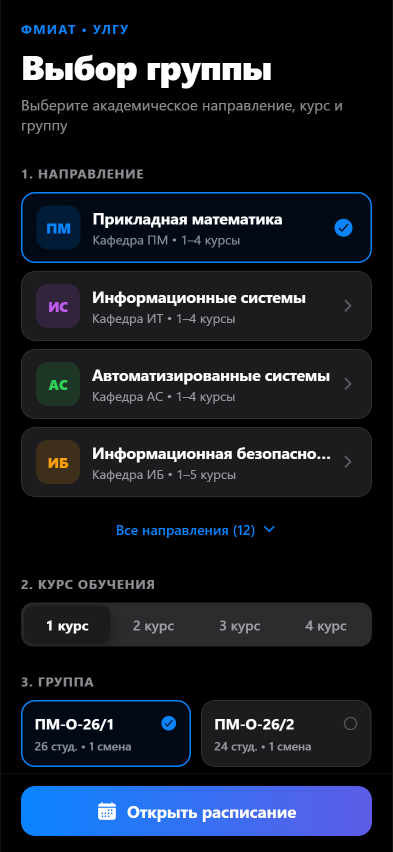
#> input picture assets/screenshots/1_group_selection.png, 786 x 1704 px, found by its file name (shown at 1/2 size)
$ python generate_showcase.py
#> lines starting #> are read from the running program, lines starting #| are printed output that depends on the picture; after the words box and inside, x2 and y2 are one past the last pixel; in counts of white or black regions, pixels touching at a corner belong together
import os
from PIL import Image, ImageDraw, ImageFont, ImageFilter

OUTPUT_BANNER = os.path.abspath("assets/showcase_github.png")
SCREENSHOTS_DIR = os.path.abspath("assets/screenshots")

WIDTH = 2100
HEIGHT = 3100
BG_COLOR = (13, 17, 23)  # #0D1117 (GitHub Dark)

SCREENS_DATA = [
    {
        "file": "1_group_selection.png",
        "title": "1. Выбор группы",
        "subtitle": "3-уровневый фильтр: кафедра, курс и группа",
        "tag": "ONBOARDING"
    },
    {
        "file": "2_schedule_day.png",
        "title": "2. Дневное расписание",
        "subtitle": "Лента дат, индикаторы пар и таймер в реальном времени",
        "tag": "SCHEDULE"
    },
    {
        "file": "3_lesson_detail.png",
        "title": "3. Детали занятия",
        "subtitle": "Форм-шит модалка, преподаватель, аудитория и заметки",
        "tag": "LESSON MODAL"
    },
    {
        "file": "4_weekly_grid.png",
        "title": "4. Сетка недели",
        "subtitle": "6-дневный обзор нагрузки понедельник–суббота",
        "tag": "WEEKLY MATRIX"
    },
    {
        "file": "5_search_rooms.png",
        "title": "5. Поиск и аудитории",
        "subtitle": "Каталог преподавателей и детектор свободных залов",
        "tag": "DIRECTORY & ROOMS"
    },
    {
        "file": "6_settings.png",
        "title": "6. Настройки",
        "subtitle": "Темы OLED/Charcoal, подгруппы и размер кэша",
        "tag": "PREFERENCES"
    }
]

def get_font(name="segoeuib.ttf", size=24):
    font_path = os.path.join(r"C:\Windows\Fonts", name)
    if os.path.exists(font_path):
        return ImageFont.truetype(font_path, size)
    return ImageFont.load_default()

def create_rounded_mask(size, radius):
    mask = Image.new("L", size, 0)
    draw = ImageDraw.Draw(mask)
    draw.rounded_rectangle([(0, 0), size], radius=radius, fill=255)
    return mask

def make_device_frame(screenshot_img, target_width=520, target_height=1127):
    # Resize screenshot
    resized_screen = screenshot_img.resize((target_width, target_height), Image.Resampling.LANCZOS)

    # Screen rounded corners
    screen_radius = 36
    mask = create_rounded_mask((target_width, target_height), screen_radius)

    # Outer frame dimensions
    bezel = 14
    frame_w = target_width + bezel * 2
    frame_h = target_height + bezel * 2
    frame_radius = screen_radius + bezel

    # Base frame image with transparency
    frame_img = Image.new("RGBA", (frame_w, frame_h), (0, 0, 0, 0))
    draw = ImageDraw.Draw(frame_img)

    # Draw phone chassis (Titanium Dark)
    chassis_color = (33, 38, 45)      # #21262D
    border_color = (65, 75, 90)       # #414B5A

    draw.rounded_rectangle(
        [(0, 0), (frame_w - 1, frame_h - 1)],
        radius=frame_radius,
        fill=chassis_color,
        outline=border_color,
        width=3
    )

    # Inner border line
    draw.rounded_rectangle(
        [(bezel - 1, bezel - 1), (frame_w - bezel, frame_h - bezel)],
        radius=screen_radius + 1,
        outline=(15, 18, 22),
        width=2
    )

    # Paste masked screenshot
    frame_img.paste(resized_screen, (bezel, bezel), mask)

    # Draw Dynamic Island on top
    di_w, di_h = 110, 26
    di_x = (frame_w - di_w) // 2
    di_y = bezel + 10
    draw.rounded_rectangle(
        [(di_x, di_y), (di_x + di_w, di_y + di_h)],
        radius=13,
        fill=(0, 0, 0),
        outline=(25, 25, 28),
        width=1
    )
    # Speaker / camera subtle dots
    draw.ellipse([(di_x + di_w - 22, di_y + 8), (di_x + di_w - 12, di_y + 18)], fill=(12, 14, 25))

    return frame_img

def main():
    print("Generating showcase banner...")
    banner = Image.new("RGBA", (WIDTH, HEIGHT), (*BG_COLOR, 255))
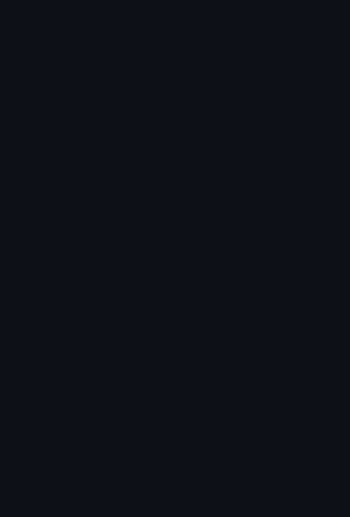
#> banner: PIL image 2100x3100 RGBA (shown at 1/6 size); mean R, G, B, A 13, 17, 23, 255
    draw = ImageDraw.Draw(banner)

    # Draw subtle top ambient glow
    glow_color = (16, 32, 60)
    for r in range(400, 0, -20):
        alpha = int(35 * (r / 400))
        draw.ellipse([(WIDTH // 2 - r * 2, -r), (WIDTH // 2 + r * 2, r * 2)], fill=(10, 84, 255, alpha))

    # Header Fonts
    font_badge = get_font("segoeuib.ttf", 18)
    font_title = get_font("segoeuib.ttf", 64)
    font_sub = get_font("segoeui.ttf", 24)
    font_card_tag = get_font("segoeuib.ttf", 16)
    font_card_title = get_font("segoeuib.ttf", 30)
    font_card_sub = get_font("segoeui.ttf", 20)

    # Top Tag Badge
    badge_text = "ULSU MOBILE SCHEDULE • AUTUMN 2026/2027"
    badge_w = 460
    badge_h = 36
    badge_x = (WIDTH - badge_w) // 2
    badge_y = 60
    draw.rounded_rectangle(
        [(badge_x, badge_y), (badge_x + badge_w, badge_y + badge_h)],
        radius=18,
        fill=(22, 27, 34),
        outline=(88, 166, 255),
        width=1
    )
    draw.text((badge_x + 22, badge_y + 6), badge_text, font=font_badge, fill=(88, 166, 255))

    # Main Title
    title_text = "Расписание УлГУ • Версия 2.0"
    bbox_title = draw.textbbox((0, 0), title_text, font=font_title)
#> bbox_title = (0, 2, 127, 10)
    title_x = (WIDTH - (bbox_title[2] - bbox_title[0])) // 2
#> title_x = 986
    draw.text((title_x, 115), title_text, font=font_title, fill=(240, 246, 252))

    # Subtitle
    sub_text = "Apple iOS 18 Design • OLED Pitch Black (#000000) • 100% Автономный режим • 6 ключевых экранов"
    bbox_sub = draw.textbbox((0, 0), sub_text, font=font_sub)
#> bbox_sub = (0, 1, 440, 12)
    sub_x = (WIDTH - (bbox_sub[2] - bbox_sub[0])) // 2
#> sub_x = 830
    draw.text((sub_x, 205), sub_text, font=font_sub, fill=(139, 148, 158))

    # Badges Row
    tech_tags = [
        "Apple HIG Compliant",
        "React Native & Expo",
        "OLED Pitch Black",
        "Zero Cloud Dependency",
        "AsyncStorage Tasks"
    ]
    tag_gap = 14
    tag_total_w = 0
    tag_boxes = []
    for t in tech_tags:
        bbox = draw.textbbox((0, 0), t, font=font_card_tag)
        w = (bbox[2] - bbox[0]) + 26
        tag_boxes.append((t, w))
        tag_total_w += w + tag_gap
#> this loop made 5 passes
#> (bbox, w, tag_total_w) on passes 1 to 5: ((0, 2, 97, 12), 123, 137), ((0, 2, 90, 12), 116, 267), ((0, 2, 79, 10), 105, 386), ((0, 2, 116, 12), 142, 542), ((0, 2, 89, 12), 115, 671)
#> after the loop, tag_boxes = [('Apple HIG Compliant', 123), ('React Native & Expo', 116), ('OLED Pitch Black', 105), ('Zero Cloud Dependency', 142), ('AsyncStorage Tasks', 115)]; tag_total_w = 671
    tag_total_w -= tag_gap
#> tag_total_w = 657

    start_tag_x = (WIDTH - tag_total_w) // 2
#> start_tag_x = 721
    tag_y = 255
    curr_x = start_tag_x
#> curr_x = 721
    for t, w in tag_boxes:
        draw.rounded_rectangle([(curr_x, tag_y), (curr_x + w, tag_y + 30)], radius=8, fill=(22, 27, 34), outline=(48, 54, 61), width=1)
        draw.text((curr_x + 13, tag_y + 5), t, font=font_card_tag, fill=(201, 209, 217))
        curr_x += w + tag_gap
#> this loop made 5 passes
#> (t, w, curr_x) on passes 1 to 5: ('Apple HIG Compliant', 123, 858), ('React Native & Expo', 116, 988), ('OLED Pitch Black', 105, 1107), ('Zero Cloud Dependency', 142, 1263), ('AsyncStorage Tasks', 115, 1392)
#> after the loop, curr_x = 1392

    # Grid coordinates
    col_width = 548  # device width
    col_gap = 120
    row_gap = 75
    left_margin = (WIDTH - (3 * col_width + 2 * col_gap)) // 2

    row_starts_y = [360, 1720]

    for idx, item in enumerate(SCREENS_DATA):
        col = idx % 3
        row = idx // 3

        pos_x = left_margin + col * (col_width + col_gap)
        pos_y = row_starts_y[row]

        # Load screenshot
        screen_path = os.path.join(SCREENSHOTS_DIR, item["file"])
        if not os.path.exists(screen_path):
            print(f"Warning: {screen_path} not found!")
            continue

        screen_img = Image.open(screen_path)
#> screen_img is the input picture: PIL image 786x1704 RGB; mean R, G, B 21.7, 26.7, 35.8
        phone = make_device_frame(screen_img, target_width=520, target_height=1127)
#> in make_device_frame, `resized_screen = screenshot_img.resize((target_width, target_height), ..`:
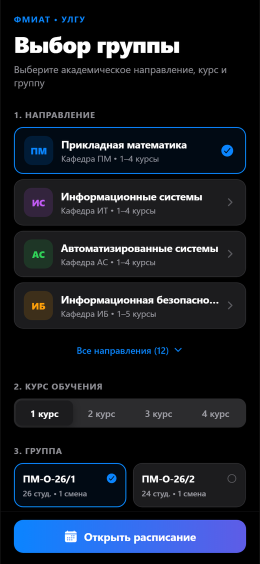
#> resized_screen: PIL image 520x1127 RGB (shown at 1/2 size); mean R, G, B 21.8, 26.8, 35.8
#> in make_device_frame, `mask = create_rounded_mask((target_width, target_height), screen_radius)`:
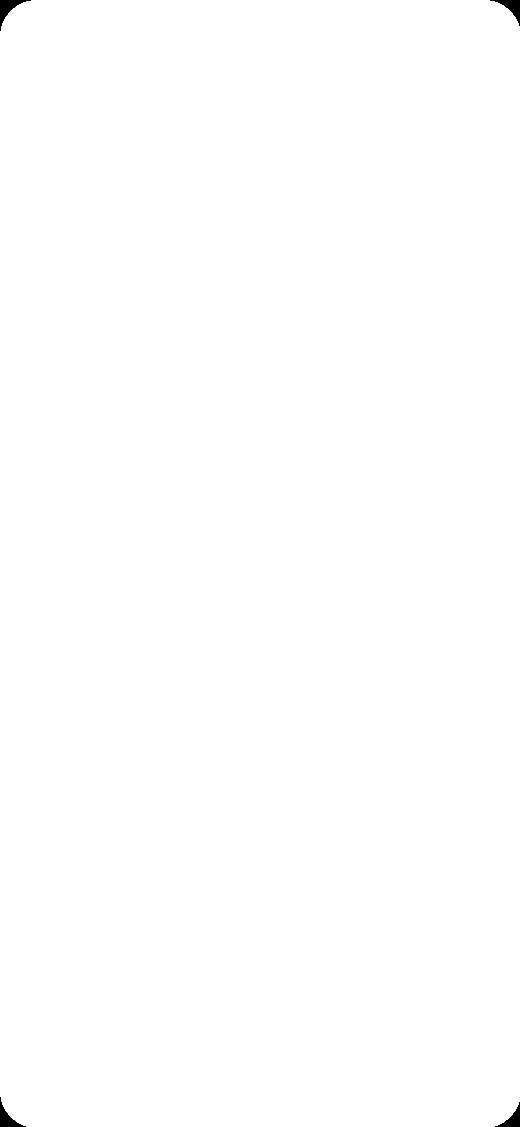
#> mask: PIL image 520x1127 L; 99.8% white; 4 black regions, box (x1, y1, x2, y2) and area: (0, 0, 31, 31) 287, (490, 0, 520, 26) 256, (0, 1097, 26, 1127) 256, (495, 1102, 520, 1127) 226
#> in make_device_frame, `frame_img.paste(resized_screen, (bezel, bezel), mask)`:
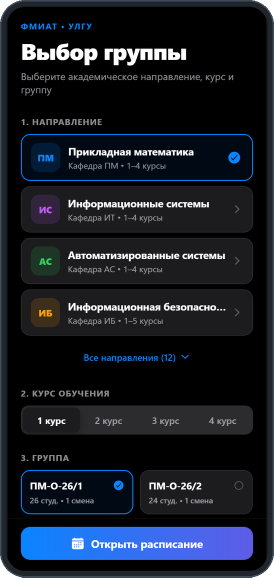
#> frame_img: PIL image 548x1155 RGBA (shown at 1/2 size); mean R, G, B, A 22.9, 28, 37, 254.1; transparent parts drawn white

        # Shadow behind phone
        shadow = Image.new("RGBA", (phone.width + 30, phone.height + 30), (0, 0, 0, 0))
#> shadow: PIL image 578x1185 RGBA; every value is 0
        s_draw = ImageDraw.Draw(shadow)
        s_draw.rounded_rectangle([(15, 15), (phone.width + 15, phone.height + 15)], radius=50, fill=(0, 0, 0, 160))
        shadow = shadow.filter(ImageFilter.GaussianBlur(14))
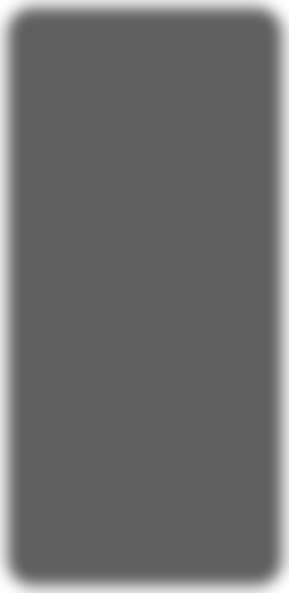
#> shadow: PIL image 578x1185 RGBA (shown at 1/2 size); mean R, G, B, A 0, 0, 0, 147.2; transparent parts drawn white
        banner.paste(shadow, (pos_x - 15, pos_y - 5), shadow)

        # Paste phone
        banner.paste(phone, (pos_x, pos_y), phone)
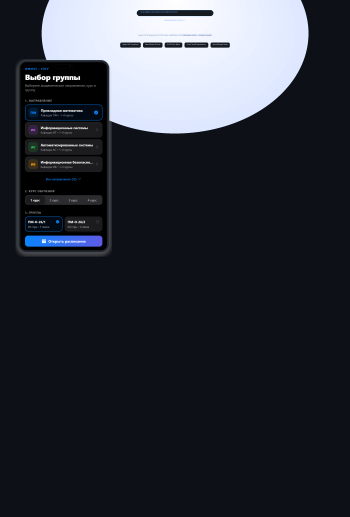
#> banner: PIL image 2100x3100 RGBA (shown at 1/6 size); mean R, G, B, A 13.7, 27.9, 58.2, 221.1; transparent parts drawn white

        # Caption below phone
        caption_y = pos_y + phone.height + 26

        # Title (prominent and high contrast)
        draw.text((pos_x, caption_y), item["title"], font=font_card_title, fill=(240, 246, 252))

        # Subtitle
        draw.text((pos_x, caption_y + 44), item["subtitle"], font=font_card_sub, fill=(139, 148, 158))
#> pass 2 of the loop in main, `for idx, item in enumerate(SCREENS_DATA):`:
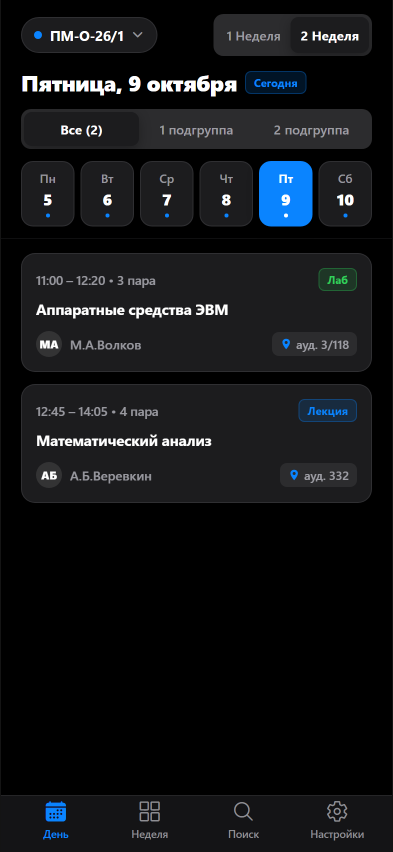
#> input picture assets/screenshots/2_schedule_day.png, 786 x 1704 px, found by its file name (shown at 1/2 size)
#> in main, screen_img is the input picture: PIL image 786x1704 RGB; mean R, G, B 17.8, 19.6, 22.1
#> in make_device_frame (call 2), `frame_img.paste(resized_screen, (bezel, bezel), mask)`:
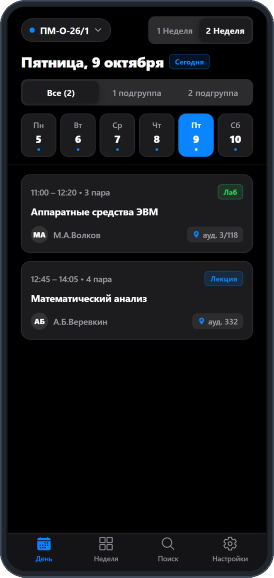
#> frame_img: PIL image 548x1155 RGBA (shown at 1/2 size); mean R, G, B, A 19.3, 21.4, 24.3, 254.1; transparent parts drawn white
#> in main, `banner.paste(phone, (pos_x, pos_y), phone)`:
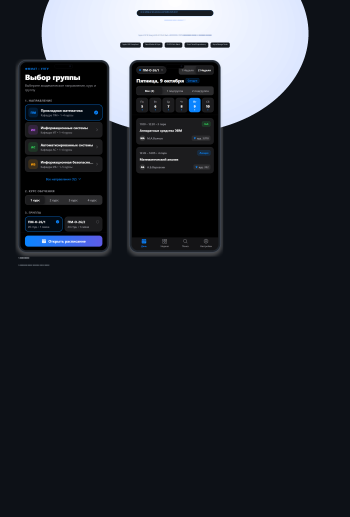
#> banner: PIL image 2100x3100 RGBA (shown at 1/6 size); mean R, G, B, A 14.4, 25.9, 49.9, 229.1; transparent parts drawn white
#> pass 3 of the loop in main, `for idx, item in enumerate(SCREENS_DATA):`:
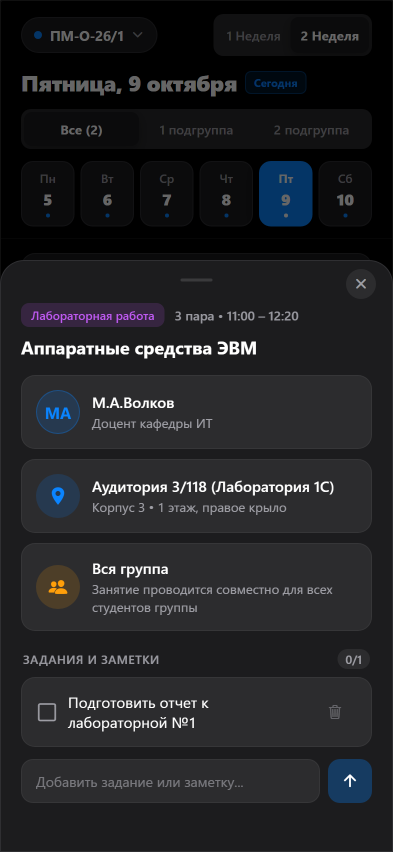
#> input picture assets/screenshots/3_lesson_detail.png, 786 x 1704 px, found by its file name (shown at 1/2 size)
#> in main, screen_img is the input picture: PIL image 786x1704 RGB; mean R, G, B 32.5, 33.2, 36
#> in make_device_frame (call 3), `frame_img.paste(resized_screen, (bezel, bezel), mask)`:
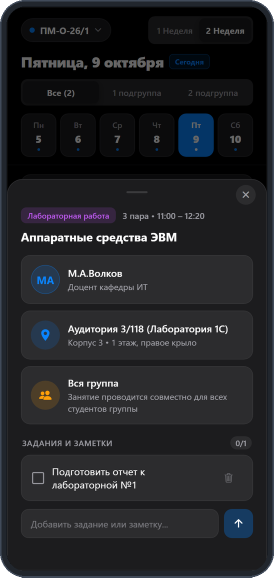
#> frame_img: PIL image 548x1155 RGBA (shown at 1/2 size); mean R, G, B, A 32.9, 33.9, 37.1, 254.1; transparent parts drawn white
#> in main, `banner.paste(phone, (pos_x, pos_y), phone)`:
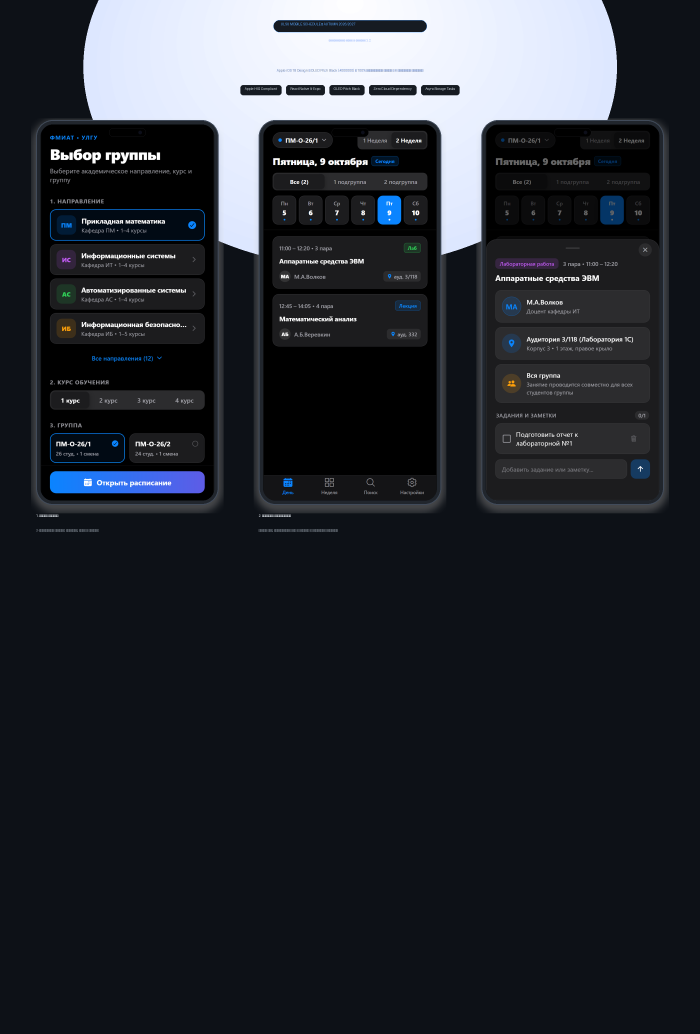
#> banner: PIL image 2100x3100 RGBA (shown at 1/3 size); mean R, G, B, A 16.4, 26.7, 48.1, 231.8; transparent parts drawn white
#> the loop made 6 passes; the first 3 are shown

    # Convert to RGB and save
    final_banner = banner.convert("RGB")
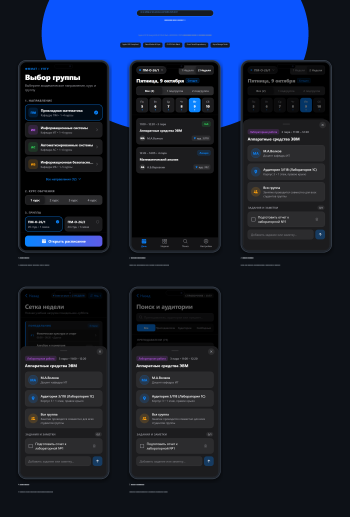
#> final_banner: PIL image 2100x3100 RGB (shown at 1/6 size); mean R, G, B 20.1, 29.8, 50.6
    final_banner.save(OUTPUT_BANNER, "PNG", optimize=True)
    file_size_kb = os.path.getsize(OUTPUT_BANNER) / 1024
    print(f"Showcase banner saved to {OUTPUT_BANNER} ({file_size_kb:.1f} KB)")

if __name__ == "__main__":
    main()
